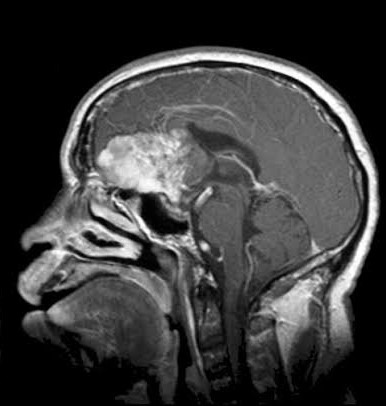
#> input picture Data/Testing/glioma_tumor/image(10).jpg, 386 x 406 px; its folder holds only this picture in this run
$ jupyter execute --allow-errors MRI_Scan_Project_Code.ipynb   (shell and % lines are left out)
#> lines starting #> are read from the running program, lines starting #| are printed output that depends on the picture
# Brain Tumor Detection with Machine Learning

## By: Tyler David

## Import Libraries

[cell 1]
import numpy as np
import glob
import os
from PIL import Image
import matplotlib.pyplot as plt
from matplotlib.offsetbox import OffsetImage, AnnotationBbox
from sklearn.decomposition import PCA
from skimage.transform import resize
from sklearn.model_selection import train_test_split, KFold, GridSearchCV
from sklearn.metrics import confusion_matrix, ConfusionMatrixDisplay, classification_report
from scipy.ndimage import convolve
import cv2
from sklearn.neighbors import KNeighborsClassifier
from sklearn.linear_model import LogisticRegression
from sklearn.svm import SVC
from sklearn.ensemble import RandomForestClassifier
import torch
import torch.nn as nn
import torch.nn.functional as F
from torch.utils.data import TensorDataset, DataLoader
import warnings

## Read in Data

In the dataset, we have MRI scan images that are all of different size, ranging from a size of $1302\times 1335\times 3$ pixels to $200\times 200\times 3$ pixels. To keep the image size consistent, we resize the images to the median of $1302\times 1335\times 3$ and $200\times 200\times 3$, which is $751\times 768\times 3$ pixels. Scikit-image's resize function is used to resize the MRI scan images to $200\times 200\times 3$.

Deep learning requires a lot of memory to run in Python. To alleviate this issue, the MRI images are converted to grayscale so that there is only one channel of the images instead of the 3 channels associated with RGB images. Hence, the MRI images now consist of $200\times 200$ pixels. The RGB images are converted to grayscale images using the following transformation for color channels $R, G, B\in\mathbb{R}^{200\times 200}$
$$Grayscale = 0.299R + 0.587G + 0.144B.$$

[cell 2]
def read_images(directory):
    '''
    This function takes in a string representing the base directory of the .jpg image files.
    We use this function to iterate through the folders of MRI images, convert them into grayscale,
    and separate them by tumor type (if any). This function returns the dictionary of images.

    Args:
        directory: a string representing the base directory that contains the grayscale MRI images.

    Returns:
        a dictionary of images separated by class.
    '''
#> called with directory = '../MRI_Scan_Project/Data'
    # separate into train and test images
    train_test = ["Training", "Testing"]
    images = {"glioma_tumor": [], "meningioma_tumor": [], "pituitary_tumor": [], "no_tumor": []}

    # iterate through folders to store images
    for key in images.keys():
        for t in train_test:
            folder_pattern = os.path.join(directory, t, key)
            image_paths = glob.glob(f"{folder_pattern}/*")
            # store each image in list for each class
            for im in image_paths:
                # read in image
                image = Image.open(im)
#> image is the input picture: PIL image 386x406 RGB; min 0, max 255, mean 60.2

                # convert RGB image to grayscale image
                image_gray = np.asarray(image.convert("L"))
                # add grayscale image to dictionary
                images[key].append(resize(image_gray, (200, 200)))

    return images

[cell 3]
images = read_images("../MRI_Scan_Project/Data")

[cell 4]
def flatten_images(image_dict):
    '''
    This function takes in a dictionary of the .jpg MRI images. We use this function to
    iterate through each class of the dictionary and within each class, flatten each MRI
    image. This function returns the dictionary of flattened images.

    Args:
        image_dict: a dictionary of MRI images.

    Returns:
        a dictionary of flattened images separated by class.
    '''
    # initialize dictionary of flattened images
    flattened_images = dict()

    for key in image_dict.keys():
        # initialize list of images for each class
        flattened_images[key] = list()
        for i in range(len(image_dict[key])):
            im_dims = image_dict[key][i].shape
            flattened_images[key].append(image_dict[key][i].reshape((1, im_dims[0]*im_dims[1])))

    return flattened_images

[cell 5]
# flatten images
flat_images_by_class = flatten_images(images)
#> (the rest of this cell did not finish here and is left out)

[cell 6]
num_ims_by_class = {key: len(val) for key, val in flat_images_by_class.items()}

print("Number of Images by Class:")
for key, val in num_ims_by_class.items():
    print(f"{key}: {val}")

## Visualize 2D Representaion of Images with PCA

[cell 7]
np.random.seed(1) # for reproducibility

# scale images
#> (the rest of this cell did not finish here and is left out)

Using principal component analysis, I transformed each image into its 2-dimensional representation to view any patterns within the MRI image data. As seen in the plot of the 2-dimensional representation of the data points above, there are not very clear distinctions between classes of tumors. MRI images containing a pituitary tumor however forms a dense cluster. The MRI images that do not contain a tumor appear to be the most scattered across the graph.

## Scree Plot for Image Compression with PCA

The number of principal components used to compress the MRI images is determined by a scree plot, which is a plot of the proportion of the variance explained by the number of principal components used.

Traditionally, the number of principal components used is at the "elbow" of the scree plot. But the resulting compressed images were not a reasonable representation of a low-resolution version of the MRI images. Hence, I used the first 500 principal components to construct the low-resolution MRI images.

[cell 8]
# initialize PCA
pca = PCA()

# fit PCA
#> (the rest of this cell did not finish here and is left out)

## Image Compression

Principal component analysis (PCA) is used to compress the MRI images, which lowers the image resolution. Suppose we take a matrix of image vectors $I\in\mathbb{R}^{m\times n}.$ Its covariance matrix $C\in\mathbb{R}^{m\times m}$ is found by $C=II^T$. Then we solve the eigenvalue problem $Cu = \lambda u$ for each eigenvector $u\in\mathbb{R}^m$ and its associated eigenvalue $\lambda\in\mathbb{R},$ which leads us to the eigendecomposition

$$C = U\Lambda U^T = \begin{pmatrix} u_1 & \ldots & u_m \end{pmatrix}\begin{pmatrix} \lambda_1 & 0 & \ldots & 0 \\ 0 & \lambda_2 & \ldots & 0 \\ \vdots & \vdots & \ddots & \vdots  \\ 0 & 0 & \ldots & \lambda_m \end{pmatrix}\begin{pmatrix} u_1 & \ldots & u_m \end{pmatrix}^T.$$

$U\in\mathbb{R}^{m\times m}$ is a matrix of the eigenvectors of the covariance matrix. $\Lambda\in\mathbb{R}^{m\times m}$ is a diagonal matrix of the associated eigenvalues of each eigenvector, which ranks the proportion of data (variance) preserved by each principal component; that is, the eigenvector $u_1$ associated with eigenvalue $\lambda_1$ preserves the largest amount of data.

Now suppose $U^{*}\in\mathbb{R}^{m\times 500}$ is the matrix of the first 500 eigenvectors $u$, and recall $I\in\mathbb{R}^{m\times n}$ is the matrix of image vectors. The matrix of image vectors in the reduced space is found by $(U^{*})^{T}I$, and the matrix of compressed image vectors expressed in the original space $I^{*}$ is as follows
$$I^{*} = \begin{pmatrix}u_1 & \ldots & u_{500}\end{pmatrix}\begin{pmatrix} u_1 & \ldots & u_{500}\end{pmatrix}^T I = U^{*}(U^{*})^TI\in\mathbb{R}^{m\times n}.$$

[cell 9]
def compress_flat_images(flat_images, n):
    '''
    This function takes in a numpy array of row MRI image vectors. It is used to compress the image
    vectors into their n-dimensional representations (while maintaining the same 4000 pixel structure).
    This function returns a numpy array of the compressed MRI image vectors.

    Args:
        flat_images: a numpy array of MRI image row vectors.
        n: the desired number of dimensions to compress the MRI images to.

    Returns:
        a numpy array of the flat and compressed MRI images.
    '''
    # initialize PCA
    pca = PCA(n_components=n)

    # PCA
    principal_comps = pca.fit_transform(flat_images)

    # compressed images
    compressed_images = pca.inverse_transform(principal_comps)

    return compressed_images

[cell 10]
# initialize row of images
fig, ax = plt.subplots(2, 4, figsize=(20, 4))

# random indices of images in each class
inds = [27, 1034, 2024, 3012]
classes = list(flat_images_by_class.keys())

# compressed images
#> (the rest of this cell did not finish here and is left out)

# Brain Tumor Classification of Compressed Images

## Train/Test Split

[cell 11]
np.random.seed(1) # for reproducibility

# 80/20 train/test split
#> (the rest of this cell did not finish here and is left out)

[cell 12]
np.random.seed(1) # for reproducibility

# 10-fold cross validation
cv = KFold(n_splits=10, shuffle=True)

# normalize train and test data
#> (the rest of this cell did not finish here and is left out)

[cell 13]
# list of unique labels
unique_labels = ["glioma_tumor", "meningioma_tumor", "pituitary_tumor", "no_tumor"]

# Create a mapping from string labels to integers
label_to_int = {label: index for index, label in enumerate(unique_labels)}
int_to_label = {val: key for key, val in label_to_int.items()}

print(label_to_int)
print(int_to_label)

# Convert y_train and y_test to integer labels
#> (the rest of this cell did not finish here and is left out)

#> (a cell that did not finish here is left out)

## Convolutional Neural Network

[cell 15]
class ConvolutionalNetwork(nn.Module):
    def __init__(self):
        super().__init__()
        # convolutional layers
        self.conv1 = nn.Conv2d(in_channels=1, out_channels=6, kernel_size=3, stride=1)
        self.conv2 = nn.Conv2d(in_channels=6, out_channels=16, kernel_size=3, stride=1)
        self.conv3 = nn.Conv2d(in_channels=16, out_channels=32, kernel_size=3, stride=1)

        # fully connected layer
        self.fc1 = nn.Linear(48*48*16, 512)
        self.fc2 = nn.Linear(512, 256)
        self.fc3 = nn.Linear(256, 128)
        self.fc4 = nn.Linear(128, 64)

    def forward(self, X):
        X = F.relu(self.conv1(X))
        X = F.max_pool2d(X, 2, 2) # 2x2 kernel with stride 2

        # second pass
        X = F.relu(self.conv2(X))
        X = F.max_pool2d(X, 2, 2) # 2x2 kernel with stride 2

        # Re-view to flatten out
        X = X.view(-1, 16*48*48)

        X = F.relu(self.fc1(X))
        X = F.relu(self.fc2(X))
        X = F.relu(self.fc3(X))
        X = self.fc4(X)

        return F.log_softmax(X, dim=1)

[cell 16]
torch.manual_seed(1) # for reproducibility
#> (this line was passed over: torch is not available in this run)

# loss function optimizer
#> (the rest of this cell did not finish here and is left out)

## Convolutional Neural Network

[cell 17]
torch.manual_seed(1)
#> (this line was passed over: torch is not available in this run)

# variables to track things
epochs = 10
train_losses = list()
test_losses = list()
train_correct = list()
test_correct = list()

# for loop
#> (the rest of this cell did not finish here and is left out)

[cell 18]
# plot of train and validation losses of CNN
plt.plot(train_losses, label="Training Loss")
plt.plot(test_losses, label="Validation Loss")
plt.title("Loss at Each Epoch (Compressed Images)")
plt.legend()
plt.show()
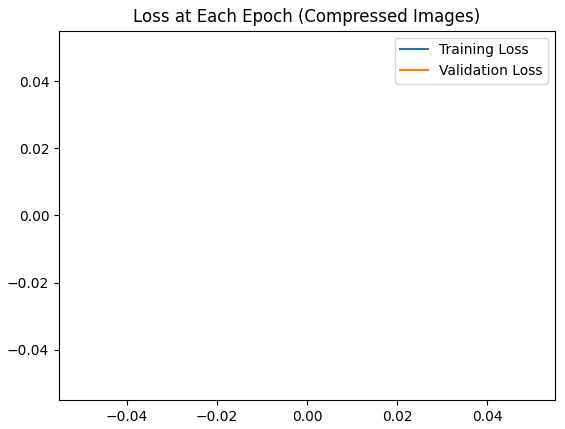
#> figure drawn by matplotlib, 1 panel
